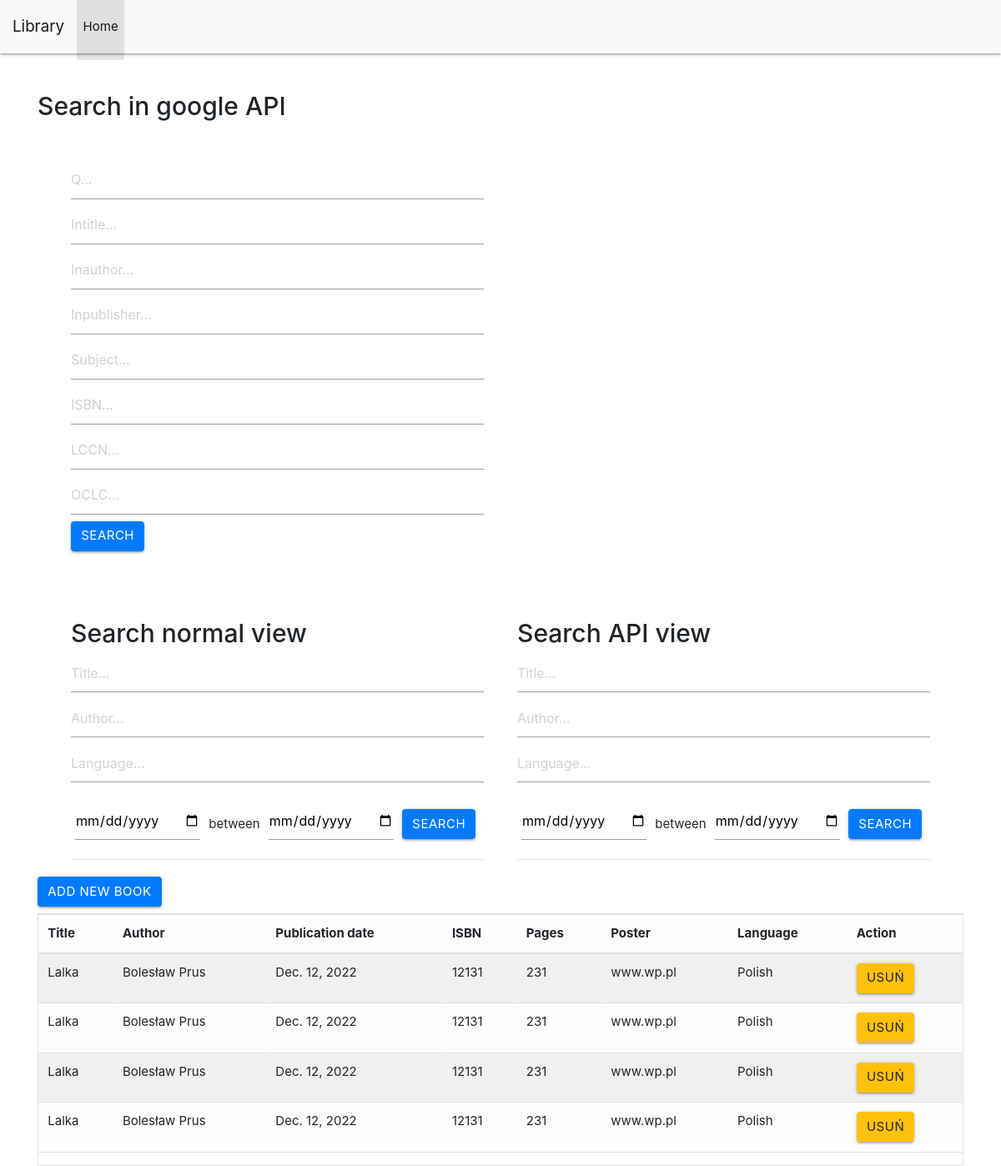
/, run on an earlier commit of the app's database.
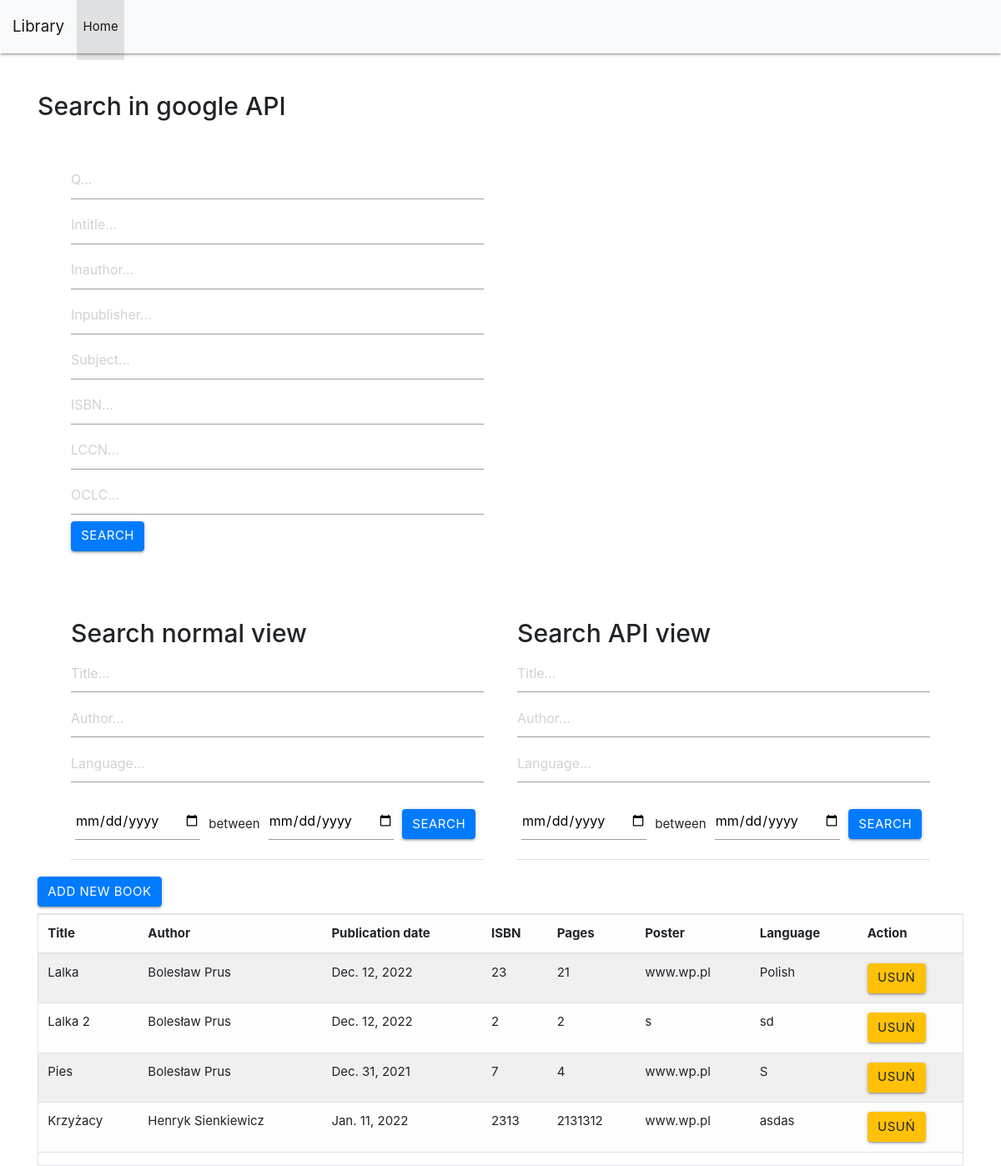
And on a later commit of the database.
### core/models.py (models this page shows, shortened)
class Book(models.Model):
    title = models.CharField(max_length=100)
    autor = models.CharField(max_length=100)
    date_publish = models.DateField(blank=True, null=True)
    ISBN_number = models.CharField(max_length=100)
    counts_page = models.IntegerField()
    link_poster = models.CharField(max_length=1000)
    language = models.CharField(max_length=100)

### core/views.py (the view)
# urls.py: path('', AllBoks.as_view(), name='home'),
class AllBoks(ListView):
    model = Book
    template_name = 'core/all-books.html'

### core/templates/core/all-books.html
{% extends 'core/base.html'%}
{% block content %}
<h2>Search in google API </h2>
<div class="float-container" style="padding: 20px;">
    <div style="width: 50%;
    padding: 20px;">
    <form action="{% url 'search-book-google-api' %}" method="get">
          <input name="q" type="text" placeholder="Q...">
          <input name="intitle" type="text" placeholder="Intitle...">
          <input name="inauthor" type="text" placeholder="Inauthor...">
          <input name="inpublisher" type="text" placeholder="Inpublisher...">
          <input name="subject" type="text" placeholder="Subject...">
          <input name="isbn" type="text" placeholder="ISBN...">
          <input name="lccn" type="text" placeholder="LCCN...">
          <input name="oclc" type="text" placeholder="OCLC...">
          <button type="submit" class="btn btn-primary">Search</button>
    </form>
    </div>
</div>
<div class="float-container" style="padding: 20px;">
    <div style="width: 50%;
    float: left;
    padding: 20px;">
<h2>Search normal view </h2>
    <form action="{% url 'search-book' %}" method="get">
          <input name="title" type="text" placeholder="Title..." style="width:100%;">
          <input name="author" type="text" placeholder="Author...">
          <input name="language" type="text" placeholder="Language...">
          <table>
                <tr>
                    <td><input type="date" class="datepicker" name="datest"> </td>
                    <td style="width:5%"> between </td>
                    <td><input type="date"  class="datepicker" name="datend"></td>
                    <br>
                    <td><button type="submit" class="btn btn-primary">Search</button></td>
                </tr>
          </table>
    </form>
</div>
<div style="width: 50%;
    float: left;
    padding: 20px;">
<h2>Search API view </h2>
    <form action="{% url 'search-book-api' %}" method="get">
          <input name="title" type="text" placeholder="Title..." style="width:100%;">
          <input name="author" type="text" placeholder="Author...">
          <input name="language" type="text" placeholder="Language...">
          <table>
                <tr>
                    <td><input type="date" class="datepicker" name="datest"> </td>
                    <td style="width:5%"> between </td>
                    <td><input type="date"  class="datepicker" name="datend"></td>
                    <br>
                    <td><button type="submit" class="btn btn-primary">Search</button></td>
                </tr>
          </table>
    </form>
</div>
</div>
    <div class="mb-2 text-end mt-5">
        <a class="btn btn-primary" href="{% url 'create-book' %}">
            Add new book
        </a>
    </div>
    <div class="border">
      <div class="table-responsive">
        <table class="table table-light table-striped table-hover">
            <thead>
            <tr>
                <th>Title</th>
                <th>Author</th>
                <th>Publication date</th>
                <th>ISBN</th>
                <th>Pages</th>
                <th>Poster</th>
                <th>Language</th>
                <th>Action</th>
            </tr>
            </thead>
           {% for object in object_list%}
                <tr>
                    <td>{{object.title}}</td>
                    <td>{{object.autor}}</td>
                    <td>{{object.date_publish}}</td>
                    <td>{{object.ISBN_number}}</td>
                    <td>{{object.counts_page}}</td>
                    <td>{{object.link_poster}}</td>
                    <td>{{object.language}}</td>
                    <td>
                        <a class="btn btn-warning">Usuń</a>
                    </td>
                </tr>
            {% endfor %}
        </table>
    </div>
  </div>
{% endblock%}

### core/templates/core/base.html (shortened to what this page needs)
<!doctype html>
{% load static %}
<html lang="en">
<head>
    <link rel="stylesheet" href="https://cdnjs.cloudflare.com/ajax/libs/materialize/1.0.0/css/materialize.min.css">
    <link rel="stylesheet" href="https://maxcdn.bootstrapcdn.com/bootstrap/4.0.0/css/bootstrap.min.css">
</head>
  <body>
  <nav class="navbar navbar-expand-lg navbar-light bg-light">
  <a class="navbar-brand" href="#">Library</a>
  <div class="collapse navbar-collapse" id="navbarNav">
    <ul class="navbar-nav">
      <li class="nav-item active">
        <a class="nav-link" href="#">Home </a>
      </li>
    </ul>
  </div>
</nav>
<div class="container mt-5">
  {% block content %}
  {% endblock %}
</div>
  </body>
</html>

What changed in the data, as far as the page shows it:
removed Book: title "Lalka", autor "Bolesław Prus", date_publish "Dec. 12, 2022", ISBN_number "12131", counts_page "231", link_poster "www.wp.pl", language "Polish"
removed Book: title "Lalka", autor "Bolesław Prus", date_publish "Dec. 12, 2022", ISBN_number "12131", counts_page "231", link_poster "www.wp.pl", language "Polish"
added Book: title "Lalka", autor "Bolesław Prus", date_publish "Dec. 12, 2022", ISBN_number "23", counts_page "21", link_poster "www.wp.pl", language "Polish"
added Book: title "Lalka 2", autor "Bolesław Prus", date_publish "Dec. 12, 2022", ISBN_number "2", counts_page "2", link_poster "s", language "sd"
changed Book: title "Lalka" → "Pies"; date_publish "Dec. 12, 2022" → "Dec. 31, 2021"; ISBN_number "12131" → "7"; counts_page "231" → "4"; language "Polish" → "S"
changed Book: title "Lalka" → "Krzyżacy"; autor "Bolesław Prus" → "Henryk Sienkiewicz"; date_publish "Dec. 12, 2022" → "Jan. 11, 2022"; ISBN_number "12131" → "2313"; counts_page "231" → "2131312"; language "Polish" → "asdas"
